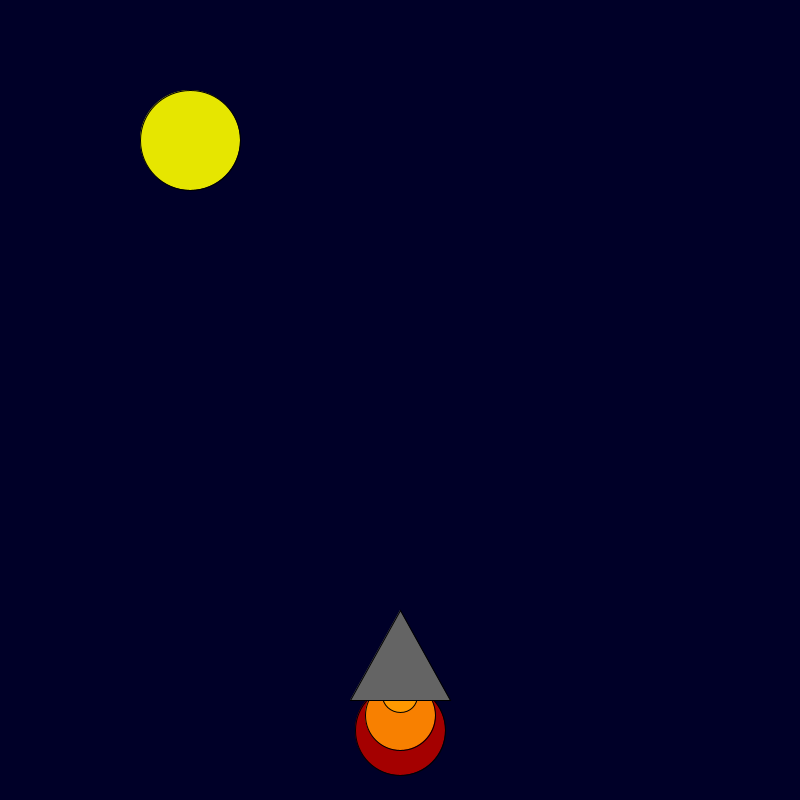
Frame 1 (no input)
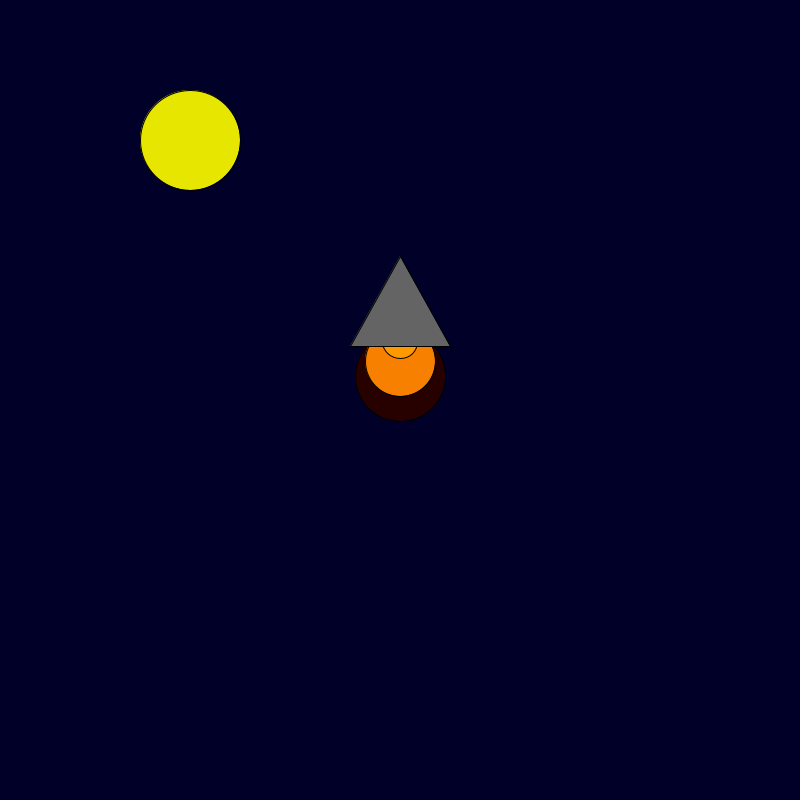
Frame 60 (the mouse pressed at the canvas centre just before this capture)
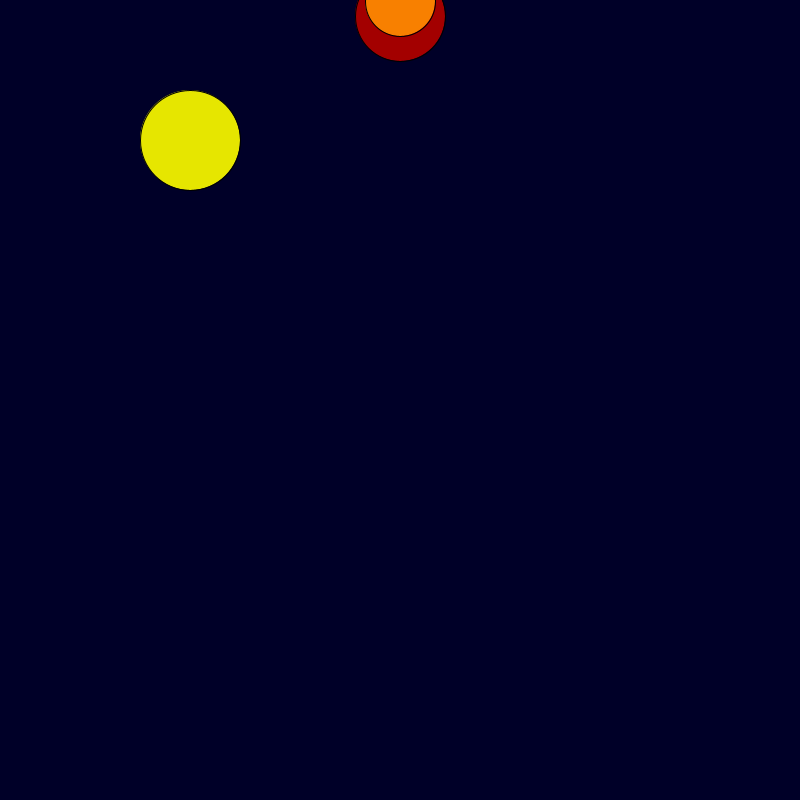
Frame 120 (the mouse held since frame 60 and released just before this capture)

The Processing sketch that drew these frames (run headless with seeded random() and noise(); from frame 60 on, the mouse is pressed at the canvas centre):

// Processing sketch: rocket_ship
// ── rocket_ship.pde
int x = 400; 
int y = 600; 

void setup() {
    size(800, 800);
    
}

void draw() {
    background(0, 0, 40); 
    fill(random(255), 0, 0);
    ellipse(x, y + 130, 90, 90);
    fill(248, 128, 0);
    ellipse(x, y + 115, 70, 70);
    fill(255, 153, 0);
    ellipse(x, y + 95, 35, 35);
    fill(100, 100, 100);
    triangle(x, y + 10, x + 50, y + 100, x - 50, y + 100);
    fill(230,230,0);
    ellipse(190,140,100,100);
    y = y-6;
   
}
